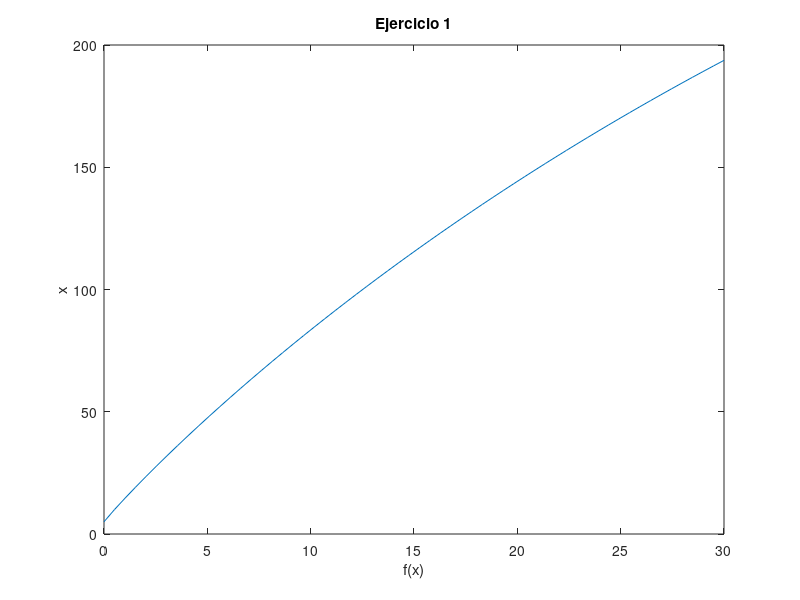

The MATLAB script that drew this image:
x0 = 0;
xf = 30;
dx = 0.5;
imax = (xf - x0) / dx;

f = @(x)  10 - sqrt(x);
x = linspace(x0, xf, imax);
y = zeros(1, imax);

y(1) = 5;

for k = 1:imax-1
    y(k + 1) = y(k) + (dx * f(x(k)));
end

plot(x, y)
title('Ejercicio 1')
xlabel('f(x)')
ylabel('x')